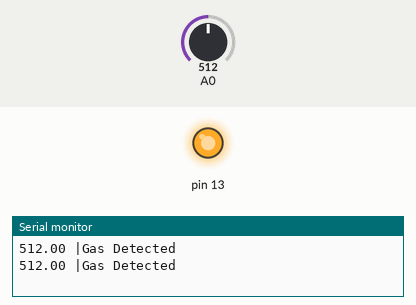
This sketch was run on a simulated Arduino Uno, built with avr-gcc and run on an emulated ATmega328P. On the bench: output pins drawn as LEDs (lit = HIGH), the last lines printed to the serial monitor. The test bench sets the inputs (shaded band); at power-on: A0 = 512.

Above: at 1.8 s.
1.9 s: A0 set to 261
3.4 s: A0 set to 242
At 4.5 s:
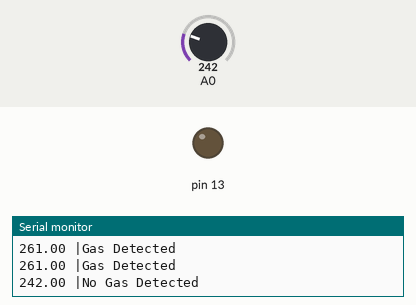
5.5 s: A0 set to 260
At 7.2 s:
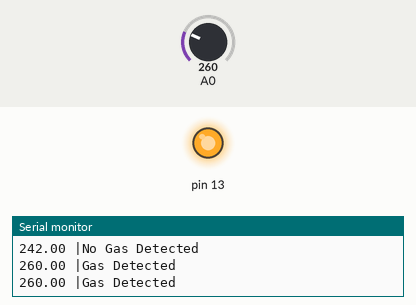
7.5 s: A0 set to 240
At 8.8 s:
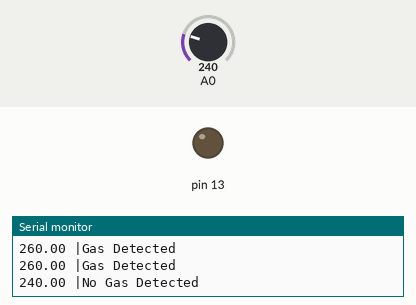
Timing chart, 0 to 10.5 s (numbered marks = the images above; inputs shaded):
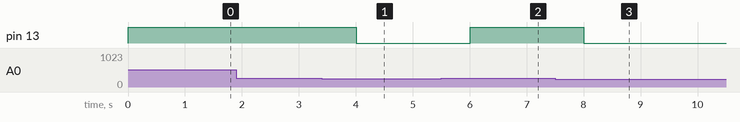

Measured:
- the behaviour switches between 250 and 249 on A0 (found by bisection; images 0 and 1)
- after the input at 3.4 s, pin 13: HIGH → LOW after 0.60 s
- after the input at 5.5 s, pin 13: LOW → HIGH after 0.51 s
- after the input at 7.5 s, pin 13: HIGH → LOW after 0.51 s

The sketch:

gas_sensor_code.ino
```cpp
// C++ code
//
void setup()
{
  pinMode(13, OUTPUT);
  Serial.begin(9600);
}

void loop()
{
	float sensorVal;
  	sensorVal = analogRead(A0);
  	if(sensorVal >= 250)
    {
      Serial.print(sensorVal);
      Serial.println(" |Gas Detected");
      digitalWrite(13, HIGH);
    }
  	else
    {Serial.print(sensorVal);
      Serial.println(" |No Gas Detected");
      digitalWrite(13, LOW);}
	delay(1000);
}
```
